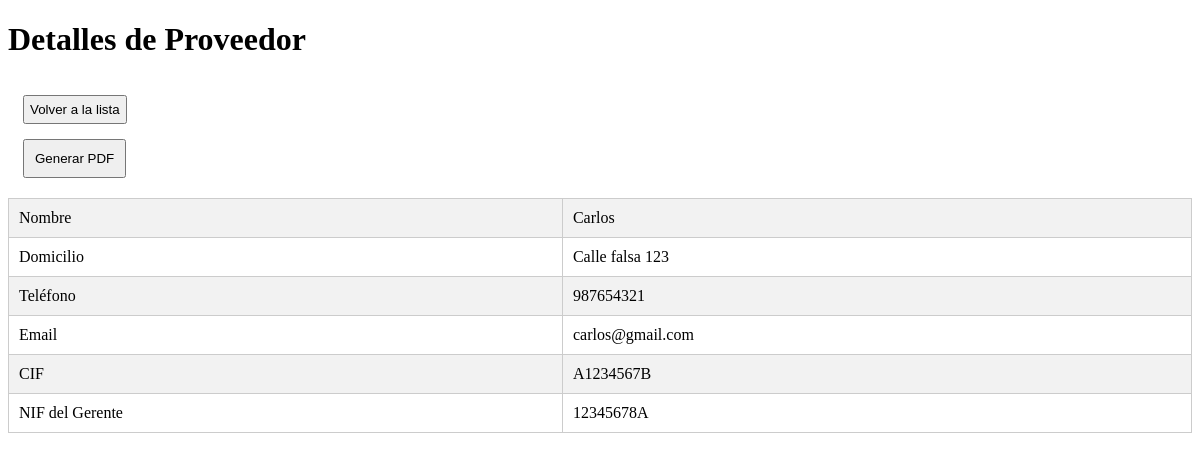
Screenshot of /provider_details.php?id=1 with the database file from the repository.
### tables this page shows
CREATE TABLE `proveedor` (
  `id` int(11) NOT NULL,
  `documento_LOPD` varchar(255) DEFAULT NULL,
  `NIF_Gerente` varchar(255) DEFAULT NULL,
  `documento_constitucion` varchar(255) DEFAULT NULL,
  `CIF` varchar(255) DEFAULT NULL,
  `certificado_cuenta_bancaria` varchar(255) DEFAULT NULL,
  `domicilio_completo` varchar(255) DEFAULT NULL,
  `telefono` varchar(20) DEFAULT NULL,
  `nombre` varchar(255) DEFAULT NULL,
  `correo_electronico` varchar(255) DEFAULT NULL
);

### BBDD/dbConfig.php (called while the page is built)
<?php
$dbConfig = [
    'host' => 'mysql-server',
    'dbname' => 'db_proyecto',
    'username' => 'root',
    'password' => 'secret',
];

### src/DataBase.php (called while the page is built, shortened)
<?php
class DataBase
{
    private PDO $dbConnection;
    public function __construct(array $config)
    {
        try {
            $host = $config['host'];
            $dbName = $config['dbname'];
            $username = $config['username'];
            $password = $config['password'];
            $this->dbConnection = new PDO("mysql:host=$host;dbname=$dbName", $username, $password);
            $this->dbConnection->setAttribute(PDO::ATTR_ERRMODE, PDO::ERRMODE_EXCEPTION);
        } catch (PDOException $e) {
            die($e->getMessage());
        }
    }
    public function getProviderById($providerId)
    {
        try {
            $consulta = $this->dbConnection->prepare("SELECT * FROM proveedor WHERE ID = :providerId");
            $consulta->execute([':providerId' => $providerId]);
            return $consulta->fetch(PDO::FETCH_ASSOC);
        } catch (PDOException $e) {
            die($e->getMessage());
        }
    }
}

### provider_details.php (the view, shortened to what this page needs)
<?php
require 'BBDD/dbConfig.php';
require 'src/DataBase.php';
global $dbConfig;
try {
    $db = new DataBase($dbConfig);
} catch (Exception $exception) {
    die("Error de conexión a la base de datos: " . $exception->getMessage());
}
$name = "";
$completeAddress = "";
$phone = "";
$email = "";
$CIF = "";
$managerNIF = "";
if (isset($_GET['id'])) {
    $providerId = $_GET['id'];
    try {
        $providerData = $db->getProviderById($providerId);
        if ($providerData) {
            $name = $providerData['nombre'];
            $completeAddress = $providerData['domicilio_completo'];
            $phone = $providerData['telefono'];
            $email = $providerData['correo_electronico'];
            $CIF = $providerData['CIF'];
            $managerNIF = $providerData['NIF_Gerente'];
        } else {
            throw new NoDataByIdException("No se ha encontrado ningún proveedor.");
        }
    } catch (NoDataByIdException $error) {
        echo "Error: " . $error->getMessage();
    } catch (Exception $e) {
        echo "Error: " . $e->getMessage();
    }
}
?>
<!DOCTYPE html>
<html lang="en">
<head>
    <link rel="stylesheet" href="./css/phpform.css">
</head>
<body>
<h1>Detalles de Proveedor</h1>
<a href="index.php">
    <button style="margin: 15px; padding: 5px">Volver a la lista</button>
</a>
<form action="provider_pdf.php" method="post" target="_blank">
    <button style="margin-left: 15px; padding: 10px" type="submit" name="generarPDF">Generar PDF</button>
    <table>
        <tr>
            <td>Nombre</td>
            <td><?= $name ?></td>
        </tr>
        <tr>
            <td>Domicilio</td>
            <td><?= $completeAddress ?></td>
        </tr>
        <tr>
            <td>Teléfono</td>
            <td><?= $phone ?></td>
        </tr>
        <tr>
            <td>Email</td>
            <td><?= $email ?></td>
        </tr>
        <tr>
            <td>CIF</td>
            <td><?= $CIF ?></td>
        </tr>
        <tr>
            <td>NIF del Gerente</td>
            <td><?= $managerNIF ?></td>
        </tr>
    </table>
</form>
</body>
</html>

### css/phpform.css (style rules this page uses)
table { width: 100%; border-collapse: collapse; margin: 20px 0; }
td { border: 1px solid #ccc; padding: 10px; }
tr:nth-child(odd) { background-color: #f2f2f2; }

### rows the page displays
proveedor: nombre "Carlos", domicilio_completo "Calle falsa 123", telefono "987654321", correo_electronico "carlos@gmail.com", CIF "A1234567B", NIF_Gerente "12345678A"
